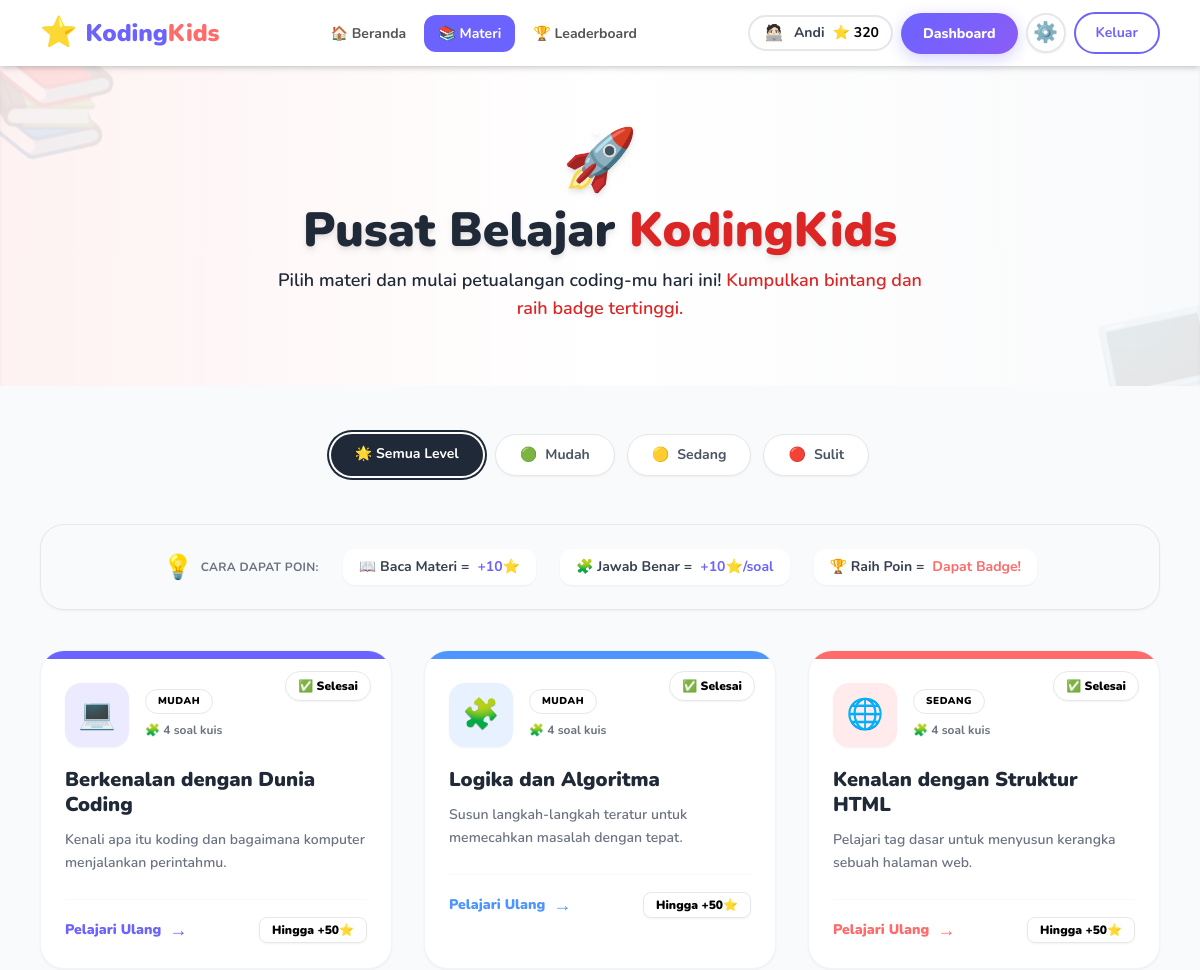
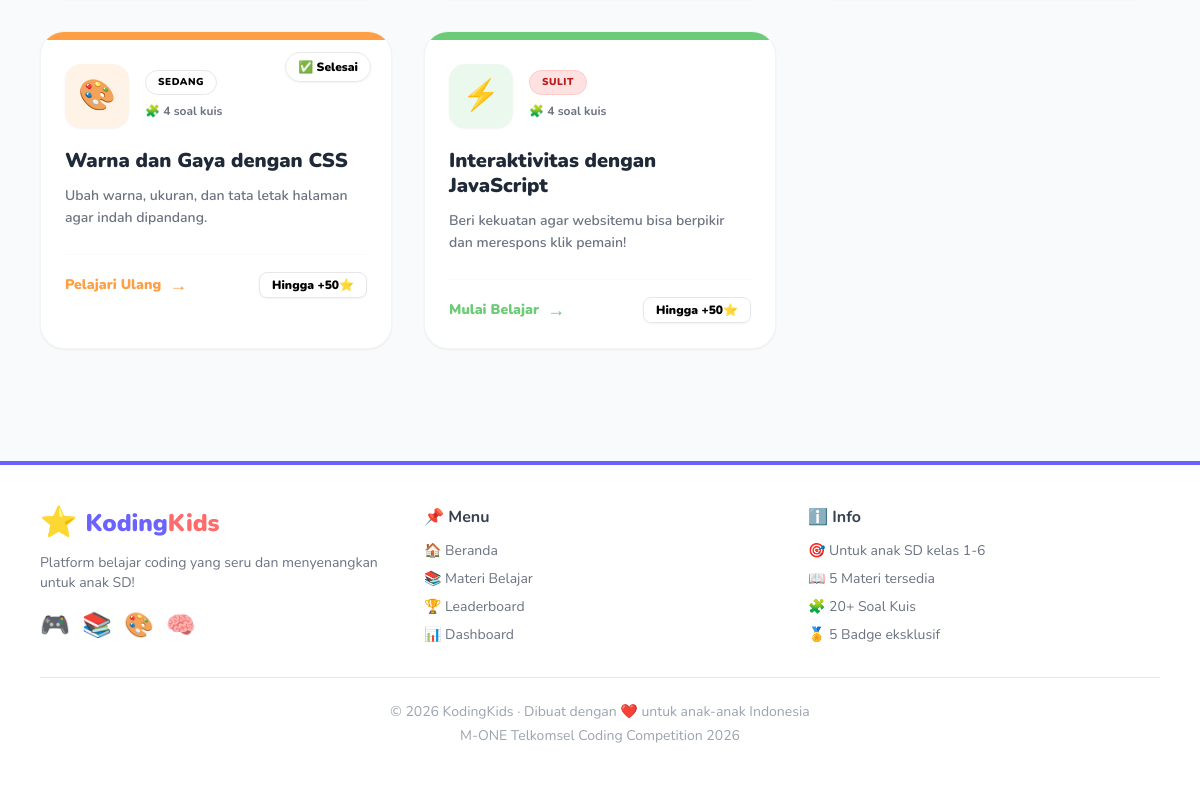
Page /pages/materi.php (signed in) on the committed database (2 pictures, top to bottom).
### tables this page shows
CREATE TABLE IF NOT EXISTS `users` (
    `id` INT UNSIGNED AUTO_INCREMENT PRIMARY KEY,
    `nama` VARCHAR(100) NOT NULL,
    `username` VARCHAR(50) NOT NULL UNIQUE,
    `email` VARCHAR(100) NOT NULL UNIQUE,
    `password` VARCHAR(255) NOT NULL,
    `avatar` LONGTEXT NOT NULL DEFAULT '🐱',
    `role` ENUM('siswa', 'guru', 'admin') NOT NULL DEFAULT 'siswa',
    `poin` INT NOT NULL DEFAULT 0,
    `created_at` TIMESTAMP NOT NULL DEFAULT CURRENT_TIMESTAMP
);

CREATE TABLE IF NOT EXISTS `materi` (
    `id` INT UNSIGNED AUTO_INCREMENT PRIMARY KEY,
    `judul` VARCHAR(150) NOT NULL,
    `deskripsi` VARCHAR(255) NOT NULL,
    `level` ENUM('Mudah', 'Sedang', 'Sulit') NOT NULL DEFAULT 'Mudah',
    `durasi` TINYINT UNSIGNED NOT NULL DEFAULT 10,
    `icon` VARCHAR(20) NOT NULL DEFAULT '💻',
    `warna` VARCHAR(20) NOT NULL DEFAULT '#6C63FF',
    `konten` LONGTEXT NOT NULL,
    `urutan` INT NOT NULL DEFAULT 1,
    `created_at` TIMESTAMP NOT NULL DEFAULT CURRENT_TIMESTAMP
);

### config/db.php (called while the page is built, shortened)
<?php
function isLoggedIn() {
    return isset($_SESSION['user_id']);
}
function renderAvatar($avatar, $size = '1em', $fit = 'cover') {
    return $avatar;
}
?>

### pages/materi.php (the view, shortened to what this page needs)
<?php
require_once '../includes/header.php';
$level_filter = isset($_GET['level']) ? clean($_GET['level']) : '';
$where = $level_filter ? "WHERE level='$level_filter'" : '';
$materis = $conn->query("SELECT * FROM materi $where ORDER BY urutan");
$level_colors = [
    'Mudah' => 'bg-green-100 text-green-700 border-green-200',
    'Sedang'=> 'bg-yellow-100 text-yellow-700 border-yellow-200',
    'Sulit' => 'bg-red-100 text-red-700 border-red-200'
];
?>
<div class="bg-gradient-to-r from-red-50 via-white to-blue-50 py-16 px-4 text-gray-800 text-center shadow-inner relative overflow-hidden">
    <div class="absolute -top-10 -left-10 text-9xl opacity-10 rotate-12">📚</div>
    <div class="absolute -bottom-10 -right-10 text-9xl opacity-10 -rotate-12">💻</div>
    <div class="relative z-10">
        <div class="text-6xl mb-4 animate-float inline-block drop-shadow-md">🚀</div>
        <h1 class="text-4xl md:text-5xl font-black mb-3 drop-shadow-md"><span class="text-blue-700">Pusat Belajar</span> <span class="text-red-600">KodingKids</span></h1>
        <p class="font-semibold text-lg max-w-2xl mx-auto">
            <span class="text-blue-700">Pilih materi dan mulai petualangan coding-mu hari ini!</span>
            <span class="text-red-600">Kumpulkan bintang dan raih badge tertinggi.</span>
        </p>
    </div>
</div>
<div class="max-w-6xl mx-auto px-4 py-12">
    <div class="flex flex-wrap gap-3 justify-center mb-12">
        <a href="materi.php" class="px-6 py-2.5 rounded-full font-bold text-sm transition-all shadow-sm <?= !$level_filter ? 'bg-gray-800 text-white ring-2 ring-gray-800 ring-offset-2' : 'bg-white text-gray-600 hover:bg-gray-50 border border-gray-200' ?>">
            🌟 Semua Level
        </a>
        <?php foreach (['Mudah','Sedang','Sulit'] as $lvl): ?>
        <a href="materi.php?level=<?= $lvl ?>" class="px-6 py-2.5 rounded-full font-bold text-sm transition-all shadow-sm flex items-center gap-2 <?= $level_filter==$lvl ? 'bg-gray-800 text-white ring-2 ring-gray-800 ring-offset-2' : 'bg-white text-gray-600 hover:bg-gray-50 border border-gray-200' ?>">
            <span><?= $lvl=='Mudah'?'🟢':($lvl=='Sedang'?'🟡':'🔴') ?></span> <?= $lvl ?>
        </a>
        <?php endforeach; ?>
    </div>
    <div class="mb-10 bg-gradient-to-r from-yellow-50 to-orange-50 border border-yellow-200 rounded-3xl p-6 text-center shadow-sm">
        <div class="flex flex-wrap items-center justify-center gap-4 md:gap-6 text-sm font-bold text-gray-700">
            <div class="flex items-center gap-2">
                <span class="text-2xl">💡</span> <span class="uppercase tracking-wide text-xs text-gray-500">Cara Dapat Poin:</span>
            </div>
            <div class="flex items-center gap-2 bg-white px-4 py-2 rounded-xl shadow-sm">
                📖 Baca Materi = <span class="text-primary">+10⭐</span>
            </div>
            <div class="flex items-center gap-2 bg-white px-4 py-2 rounded-xl shadow-sm">
                🧩 Jawab Benar = <span class="text-primary">+10⭐/soal</span>
            </div>
            <div class="flex items-center gap-2 bg-white px-4 py-2 rounded-xl shadow-sm">
                🏆 Raih Poin = <span class="text-accent">Dapat Badge!</span>
            </div>
        </div>
    </div>
    <div class="grid grid-cols-1 md:grid-cols-2 lg:grid-cols-3 gap-8">
        <?php while ($m = $materis->fetch_assoc()):
            $is_done = false;
            $kuis_count = $conn->query("SELECT COUNT(*) as c FROM kuis WHERE materi_id={$m['id']}")->fetch_assoc()['c'];
            if (isLoggedIn()) {
                $uid = $_SESSION['user_id'];
                $prog = $conn->query("SELECT selesai FROM progress WHERE user_id=$uid AND materi_id={$m['id']}")->fetch_assoc();
                $is_done = $prog && $prog['selesai'];
            }
        ?>
        <a href="materi_detail.php?id=<?= $m['id'] ?>" class="materi-card group block bg-white rounded-3xl p-6 shadow-sm border border-gray-100 transition-all duration-300 hover:shadow-xl hover:-translate-y-2 relative overflow-hidden">
            <div class="absolute top-0 left-0 right-0 h-2" style="background-color: <?= $m['warna'] ?>"></div>
            <?php if ($is_done): ?>
            <div class="absolute top-5 right-5 bg-green-100 text-green-700 border border-green-200 text-xs font-black px-3 py-1.5 rounded-full shadow-sm flex items-center gap-1 z-10">
                ✅ Selesai
            </div>
            <?php endif; ?>
            <div class="flex items-start gap-4 mb-5 pt-2">
                <div class="w-16 h-16 rounded-2xl flex items-center justify-center text-3xl flex-shrink-0 shadow-sm transition-transform group-hover:scale-110 group-hover:rotate-3"
                     style="background:<?= $m['warna'] ?>22; color: <?= $m['warna'] ?>">
                    <?= $m['icon'] ?>
                </div>
                <div class="flex-1 pt-1">
                    <span class="text-[10px] font-black uppercase tracking-wider px-3 py-1 rounded-full border <?= $level_colors[$m['level']] ?> inline-block mb-2">
                        <?= $m['level'] ?>
                    </span>
                    <div class="text-xs text-gray-500 font-bold flex items-center gap-1">
                        🧩 <?= $kuis_count ?> soal kuis
                    </div>
                </div>
            </div>
            <h3 class="text-xl font-black text-gray-800 mb-3 group-hover:text-primary transition-colors leading-tight">
                <?= htmlspecialchars($m['judul']) ?>
            </h3>
            <p class="text-gray-500 text-sm font-semibold leading-relaxed mb-6 line-clamp-2">
                <?= htmlspecialchars($m['deskripsi']) ?>
            </p>
            <div class="flex items-center justify-between pt-4 border-t border-gray-50 mt-auto">
                <div class="flex items-center gap-2 font-black text-sm transition-colors" style="color:<?= $m['warna'] ?>">
                    <span class="group-hover:mr-1 transition-all"><?= $is_done ? 'Pelajari Ulang' : 'Mulai Belajar' ?></span>
                    <span class="text-lg group-hover:translate-x-1 transition-transform">→</span>
                </div>
                <div class="bg-yellow-50 text-yellow-600 border border-yellow-200 px-3 py-1 rounded-lg font-black text-xs shadow-sm flex items-center gap-1">
                    Hingga +<?= 10 + ($kuis_count * 10) ?>⭐
                </div>
            </div>
        </a>
        <?php endwhile; ?>
    </div>
</div>
<?php require_once '../includes/footer.php'; ?>

### includes/header.php (shortened to what this page needs)
<?php
require_once __DIR__ . '/../config/db.php';
$current_page = basename($_SERVER['PHP_SELF']);
$root_prefix = (strpos($_SERVER['PHP_SELF'], '/pages/') !== false) ? '../' : '';
$user_poin = 0;
$user_nama = '';
$user_avatar = '🐱';
if (isLoggedIn()) {
    $uid = $_SESSION['user_id'];
    $user_data = $conn->query("SELECT nama, poin, avatar FROM users WHERE id = $uid")->fetch_assoc();
    $user_poin = $user_data['poin'];
    $user_nama = $user_data['nama'];
    $user_avatar = renderAvatar($user_data['avatar']);
}
?>
<!DOCTYPE html>
<html lang="id">
<head>
    <script src="https://cdn.tailwindcss.com"></script>
    <link rel="stylesheet" href="https://cdnjs.cloudflare.com/ajax/libs/animate.css/4.1.1/animate.min.css"/>
    <link rel="stylesheet" href="<?= $root_prefix ?>assets/css/style.css">
</head>
<body class="font-nunito bg-gray-50 min-h-screen">
<nav class="bg-white shadow-md sticky top-0 z-50">
    <div class="max-w-6xl mx-auto px-4 py-3 flex items-center justify-between">
        <a href="<?= $root_prefix ?>index.php" class="flex items-center gap-2 text-primary font-black text-2xl hover:scale-105 transition-transform">
            <span class="text-3xl animate-bounce-slow">⭐</span>
            <span>Koding<span class="text-accent">Kids</span></span>
        </a>
        <div class="hidden md:flex items-center gap-1">
            <a href="<?= $root_prefix ?>index.php"
               class="nav-link <?= $current_page == 'index.php' ? 'nav-active' : '' ?>">🏠 Beranda</a>
            <a href="<?= $root_prefix ?>pages/materi.php"
               class="nav-link <?= $current_page == 'materi.php' ? 'nav-active' : '' ?>">📚 Materi</a>
            <a href="<?= $root_prefix ?>pages/leaderboard.php"
               class="nav-link <?= $current_page == 'leaderboard.php' ? 'nav-active' : '' ?>">🏆 Leaderboard</a>
        </div>
        <div class="flex items-center gap-2">
            <?php if (isLoggedIn()): ?>
                <?php if (in_array(strtolower((string) ($_SESSION['user_role'] ?? '')), ['guru', 'admin'], true)): ?>
                    <div class="flex items-center gap-2 bg-gray-100 border-2 border-gray-300 rounded-full px-3 py-1">
                        <span class="text-xl">👨‍🏫</span>
                        <span class="text-sm font-bold text-gray-700 hidden sm:block">Admin</span>
                    </div>
                <?php else: ?>
                    <div class="flex items-center gap-2 bg-yellow-50 border-2 border-yellow-300 rounded-full px-3 py-1">
                        <span class="w-6 h-6 rounded-full overflow-hidden inline-flex items-center justify-center flex-shrink-0"><?= $user_avatar ?></span>
                        <span class="text-sm font-bold text-gray-700 hidden sm:block"><?= htmlspecialchars(explode(' ', $user_nama)[0]) ?></span>
                        <span class="text-sm font-bold text-yellow-600">⭐ <?= $user_poin ?></span>
                    </div>
                <?php endif; ?>
                <a href="<?= $root_prefix ?>pages/<?= in_array(strtolower((string) ($_SESSION['user_role'] ?? '')), ['guru', 'admin'], true) ? 'guru.php' : 'dashboard.php' ?>"
                   class="btn-primary hidden sm:block"><?= in_array(strtolower((string) ($_SESSION['user_role'] ?? '')), ['guru', 'admin'], true) ? 'Panel Guru' : 'Dashboard' ?></a>
                <a href="<?= $root_prefix ?>pages/profile.php"
                   class="bg-white border-2 border-gray-200 hover:bg-gray-100 hover:border-gray-300 text-xl rounded-full w-10 h-10 flex items-center justify-center transition-all shadow-sm" title="Edit Profil">⚙️</a>
                <a href="<?= $root_prefix ?>pages/logout.php"
                   class="btn-outline text-sm">Keluar</a>
            <?php endif; ?>
        </div>
    </div>
</nav>

### assets/css/style.css (style rules this page uses)
* { box-sizing: border-box; }
body { font-family: 'Nunito', sans-serif; }
.nav-link { padding: 8px 14px; border-radius: 12px; font-weight: 700; font-size: 14px; color: #555; transition: all 0.2s; text-decoration: none; }
.nav-active { background: #6C63FF; color: white !important; }
.btn-primary { background: linear-gradient(135deg, #6C63FF, #8B5CF6); color: white; padding: 10px 22px; border-radius: 50px; font-weight: 800; font-size: 14px; text-decoration: none; display: inline-block; transition: all 0.2s; border: none; cursor: pointer; box-shadow: 0 4px 15px rgba(108,99,255,0.3); }
.btn-outline { background: white; color: #6C63FF; padding: 9px 20px; border-radius: 50px; font-weight: 700; font-size: 14px; text-decoration: none; display: inline-block; transition: all 0.2s; border: 2px solid #6C63FF; cursor: pointer; }
.animate-float { animation: float 4s ease-in-out infinite; }
.animate-bounce-slow { animation: bounce-slow 2s ease-in-out infinite; }
.materi-card { background: white; border-radius: 20px; padding: 24px; box-shadow: 0 4px 15px rgba(0,0,0,0.07); transition: all 0.3s; text-decoration: none; display: block; border: 3px solid transparent; position: relative; overflow: hidden; }
.materi-card::before { content: ''; position: absolute; top: 0; left: 0; right: 0; height: 5px; border-radius: 20px 20px 0 0; }

### rows in the picture
users: avatar "🧑🏻‍💻", nama "Andi", poin "320"
materi: shows "✅ Selesai", icon "💻", level "MUDAH", kuis_count "4", judul "Berkenalan dengan Dunia Coding", deskripsi "Kenali apa itu koding dan bagaimana komputer menjalankan perintahmu.", shows "Pelajari Ulang", kuis_count "50"
materi: shows "✅ Selesai", icon "🧩", level "MUDAH", kuis_count "4", judul "Logika dan Algoritma", deskripsi "Susun langkah-langkah teratur untuk memecahkan masalah dengan tepat.", shows "Pelajari Ulang", kuis_count "50"
materi: shows "✅ Selesai", icon "🌐", level "SEDANG", kuis_count "4", judul "Kenalan dengan Struktur HTML", deskripsi "Pelajari tag dasar untuk menyusun kerangka sebuah halaman web.", shows "Pelajari Ulang", kuis_count "50"
materi: shows "✅ Selesai", icon "🎨", level "SEDANG", id "4", judul "Warna dan Gaya dengan CSS", deskripsi "Ubah warna, ukuran, dan tata letak halaman agar indah dipandang.", shows "Pelajari Ulang", kuis_count "50"
materi: icon "⚡", level "SULIT", kuis_count "4", judul "Interaktivitas dengan JavaScript", deskripsi "Beri kekuatan agar websitemu bisa berpikir dan merespons klik pemain!", shows "Mulai Belajar", kuis_count "50"

### other values in the picture
$lvl "Mudah"
$lvl "Sedang"
$lvl "Sulit"
